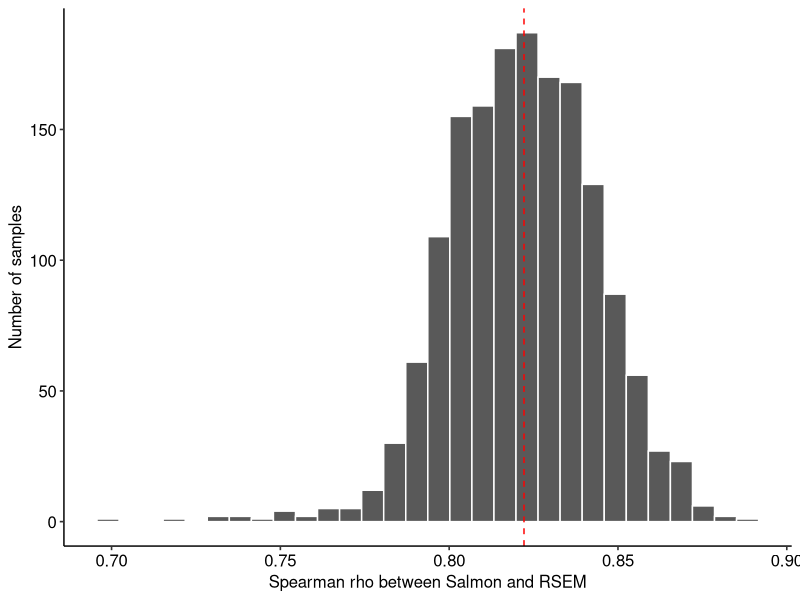
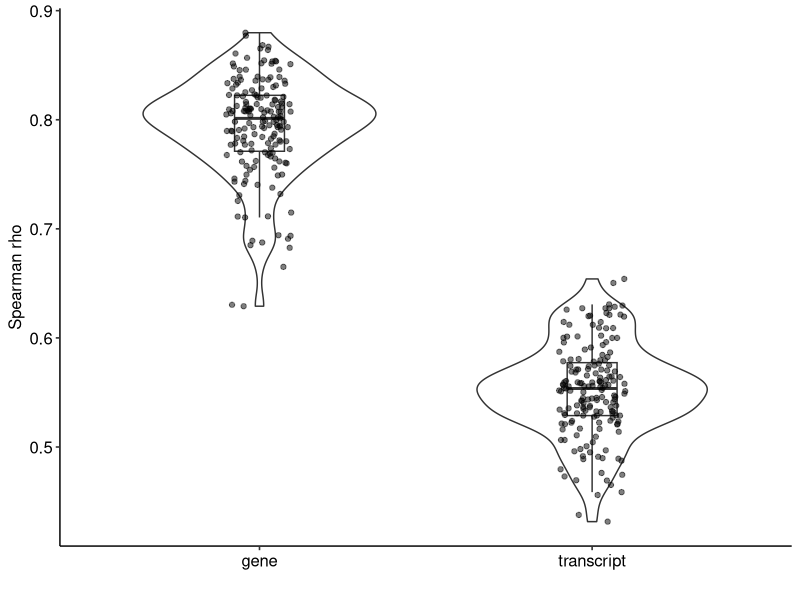
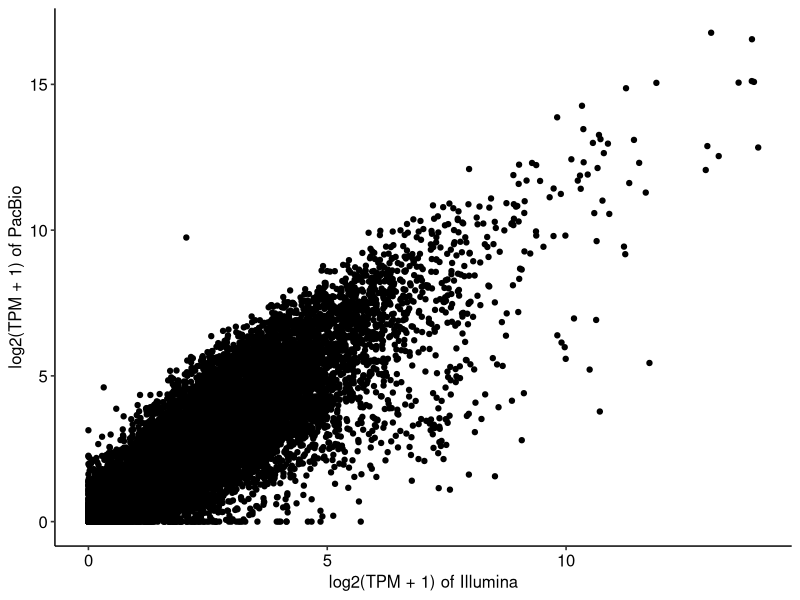
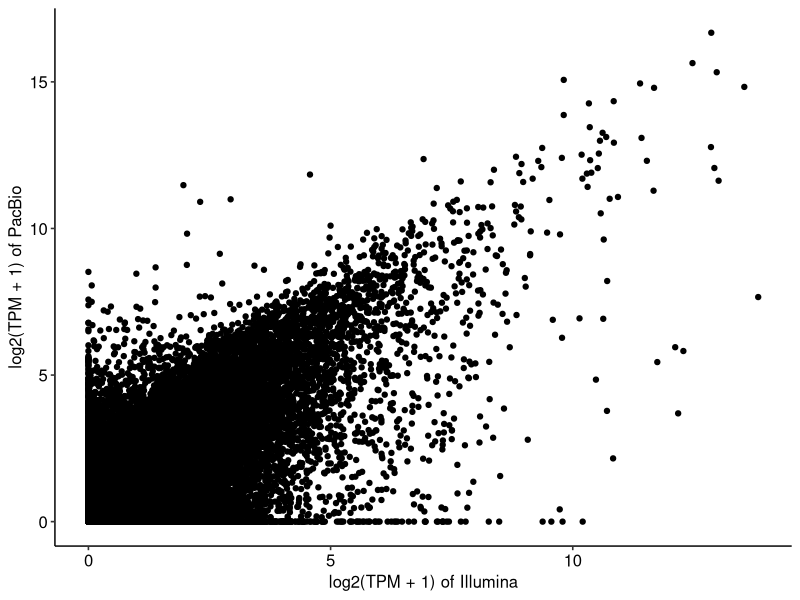

Recreate these plots in R, in order.
#===============================================#
# MS peptide  #
#Supp-Figure-11 #
#===============================================#
library(ggplot2)
library(ggpubr)
library(tidyverse)
library(data.table)

setwd("/media/london_A/mengxin/GTOP_code/supp/supp_fig12")


# Supp.Fig.12a rho between Salmon and RSEM ----------------------------------

plot_df <- fread("./input/supp12a.SR_transcript_expr_two_method_corr.txt")


ggplot(plot_df)+
  geom_histogram(aes(x=salmon_rsem), color="white")+
  geom_vline(xintercept = median(plot_df$salmon_rsem),
             linetype="dashed", color="red")+
  xlab("Spearman rho between Salmon and RSEM")+
  ylab("Number of samples")+
  theme_pubr()



# Supp.Fig.12b  -------------------------------------------------------------

plot_df <- fread("./input/supp12b.LR_SR_corr.txt")

ggplot(plot_df, aes(x = level, y = correlation)) +
  geom_violin(alpha = 0.3, 
              width = 0.7,
              trim = TRUE) +
  geom_boxplot(width = 0.15, 
               outlier.shape = NA,
               fill = "white",
               alpha = 0.7) +
  geom_jitter(width = 0.1,
              size = 1.5,
              alpha = 0.5) +
  labs(x = "",
       y = "Spearman rho") +
  theme_pubr()



# Supp.Fig.12c gene expression correlation between Illumina and Pacbio --------

plot_df <- fread("./input/supp12c.LR_SR_expr_corr_example.Gene.txt")

ggplot(plot_df)+
  geom_point(aes(x=log2(`short-read`+1),
                 y=log2(`long-read`+1)))+
  xlab("log2(TPM + 1) of Illumina")+
  ylab("log2(TPM + 1) of PacBio")+
  theme_pubr()


# Supp.Fig.12d transcript expression correlation between Illumina  --------


plot_df <- fread("./input/supp12d.LR_SR_expr_corr_example.Transcript.txt")

ggplot(plot_df)+
  geom_point(aes(x=log2(`short-read`+1),
                 y=log2(`long-read`+1)))+
  xlab("log2(TPM + 1) of Illumina")+
  ylab("log2(TPM + 1) of PacBio")+
  theme_pubr()
